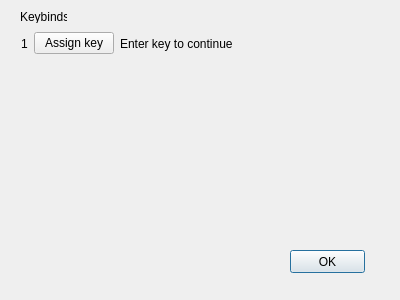
<?xml version="1.0" encoding="UTF-8"?>
<ui version="4.0">
 <class>keybinds</class>
 <widget class="QDialog" name="keybinds">
  <property name="geometry">
   <rect>
    <x>0</x>
    <y>0</y>
    <width>400</width>
    <height>300</height>
   </rect>
  </property>
  <property name="windowTitle">
   <string>Dialog</string>
  </property>
  <widget class="QLabel" name="label">
   <property name="geometry">
    <rect>
     <x>20</x>
     <y>10</y>
     <width>47</width>
     <height>13</height>
    </rect>
   </property>
   <property name="text">
    <string>Keybinds</string>
   </property>
  </widget>
  <widget class="QPushButton" name="ok_ob">
   <property name="geometry">
    <rect>
     <x>290</x>
     <y>250</y>
     <width>75</width>
     <height>23</height>
    </rect>
   </property>
   <property name="text">
    <string>OK</string>
   </property>
  </widget>
  <widget class="QWidget" name="">
   <property name="geometry">
    <rect>
     <x>21</x>
     <y>31</y>
     <width>211</width>
     <height>25</height>
    </rect>
   </property>
   <layout class="QHBoxLayout" name="horizontalLayout">
    <item>
     <widget class="QLabel" name="key1_lb">
      <property name="text">
       <string>1</string>
      </property>
     </widget>
    </item>
    <item>
     <widget class="QPushButton" name="assign_1">
      <property name="text">
       <string>Assign key</string>
      </property>
     </widget>
    </item>
    <item>
     <widget class="QLabel" name="enter1_lb">
      <property name="enabled">
       <bool>true</bool>
      </property>
      <property name="text">
       <string>Enter key to continue...</string>
      </property>
     </widget>
    </item>
   </layout>
  </widget>
 </widget>
 <tabstops>
  <tabstop>assign_1</tabstop>
 </tabstops>
 <resources/>
 <connections/>
</ui>
